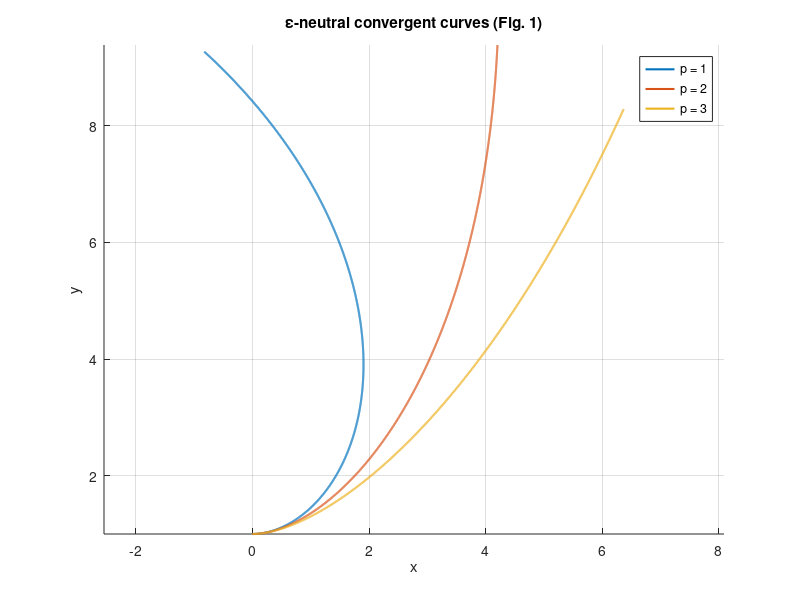
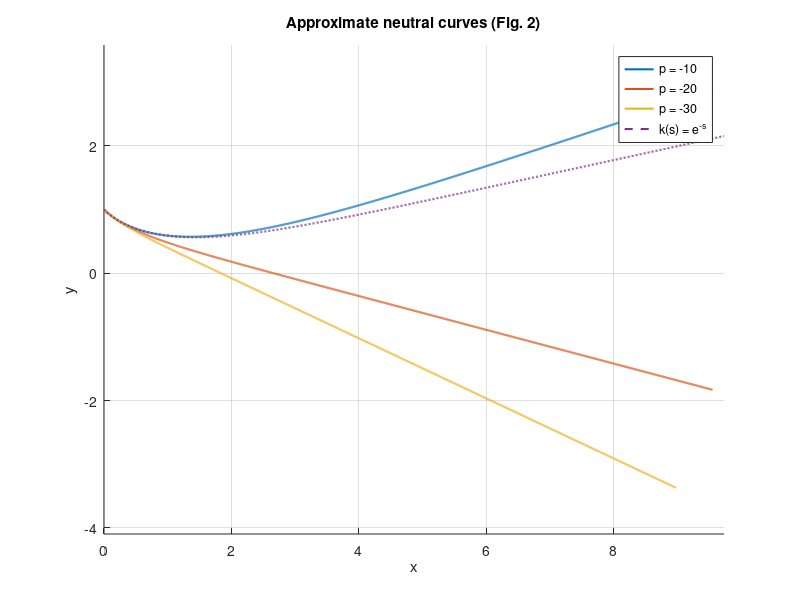
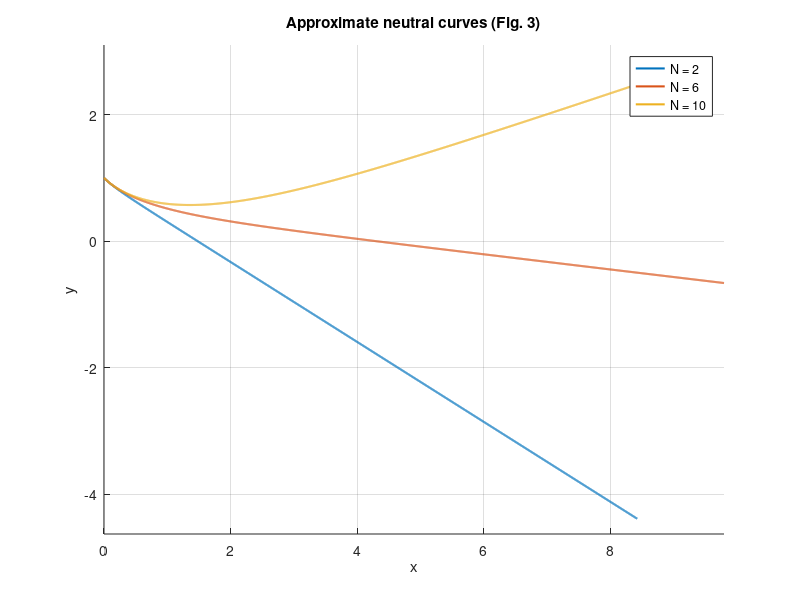
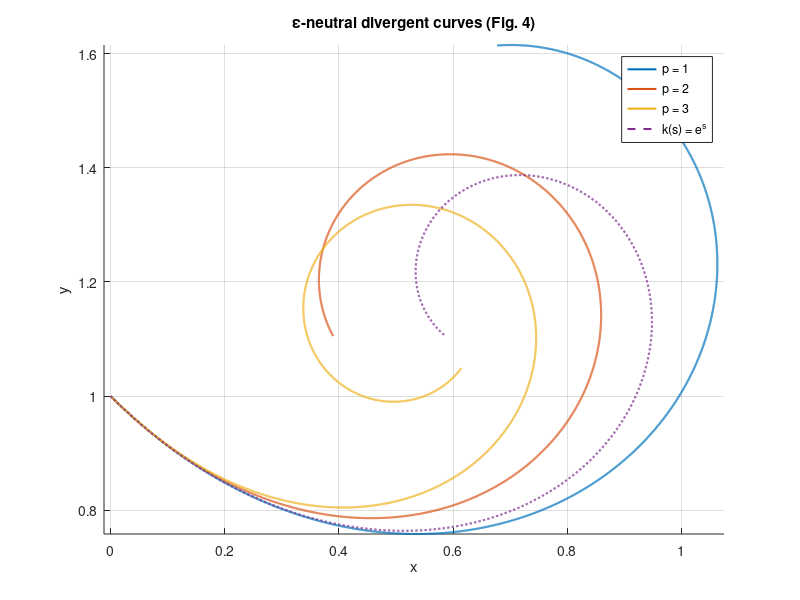

Write MATLAB code to recreate these figures, in order.
function reproduce_figures()
%REPRODUCE_FIGURES Numerical reproduction of Figures 1-5 from
% "On Approximate Aesthetic Curves" (Symmetry, 2020).
%
% The script generates planar curves using the curvature prescriptions and
% initial data provided in the paper, then saves plots that mirror the five
% figures discussed in the article. Numerical integration uses the
% cumulative trapezoidal rule via MATLAB's CUMTRAPZ.
%
% Usage: run this script in MATLAB; output PNGs will be written to the
% "output" subdirectory next to this file.

    outDir = fullfile(fileparts(mfilename('fullpath')), 'output');
    if ~exist(outDir, 'dir')
        mkdir(outDir);
    end

    % Figure 1: epsilon-neutral convergent curves (logarithmic spirals)
    fig = figure('Visible', 'off'); hold on; grid on;
    pVals = [1, 2, 3];
    s = linspace(0, 10, 2000);
    for p = pVals
        kfun = @(sigma) 1 ./ (1 + p .* sigma);
        [x, y] = curve_from_curvature(kfun, s, 0, 1, 0);
        plot(x, y, 'DisplayName', sprintf('p = %d', p), 'LineWidth', 1.5);
    end
    axis equal tight;
    xlabel('x'); ylabel('y');
    title('\epsilon-neutral convergent curves (Fig. 1)');
    legend('Location', 'best');
    exportgraphics(fig, fullfile(outDir, 'figure1.png'), 'Resolution', 300);
    close(fig);

    % Figure 2: approximate neutral curves vs. neutral reference k = e^{-s}
    fig = figure('Visible', 'off'); hold on; grid on;
    pVals = [-10, -20, -30];
    s = linspace(0, 10, 2500);
    for p = pVals
        kfun = @(sigma) (1 + sigma / 10) .^ p;
        [x, y] = curve_from_curvature(kfun, s, 0, 1, -pi/4);
        plot(x, y, 'DisplayName', sprintf('p = %d', p), 'LineWidth', 1.5);
    end
    [xRef, yRef] = curve_from_curvature(@(sigma) exp(-sigma), s, 0, 1, -pi/4);
    plot(xRef, yRef, '--', 'DisplayName', 'k(s) = e^{-s}', 'LineWidth', 1.5);
    axis equal tight;
    xlabel('x'); ylabel('y');
    title('Approximate neutral curves (Fig. 2)');
    legend('Location', 'best');
    exportgraphics(fig, fullfile(outDir, 'figure2.png'), 'Resolution', 300);
    close(fig);

    % Figure 3: approximate neutral curves parametrised by N
    fig = figure('Visible', 'off'); hold on; grid on;
    nVals = [2, 6, 10];
    s = linspace(0, 10, 2500);
    for N = nVals
        kfun = @(sigma) (1 + sigma / N) .^ (-10);
        [x, y] = curve_from_curvature(kfun, s, 0, 1, -pi/4);
        plot(x, y, 'DisplayName', sprintf('N = %d', N), 'LineWidth', 1.5);
    end
    axis equal tight;
    xlabel('x'); ylabel('y');
    title('Approximate neutral curves (Fig. 3)');
    legend('Location', 'best');
    exportgraphics(fig, fullfile(outDir, 'figure3.png'), 'Resolution', 300);
    close(fig);

    % Figure 4: epsilon-neutral divergent curves (Euler spirals) and neutral reference
    fig = figure('Visible', 'off'); hold on; grid on;
    pVals = [1, 2, 3];
    s = linspace(0, 2, 4000);
    for p = pVals
        kfun = @(sigma) 1 + p .* sigma;
        [x, y] = curve_from_curvature(kfun, s, 0, 1, -pi/4);
        plot(x, y, 'DisplayName', sprintf('p = %d', p), 'LineWidth', 1.5);
    end
    [xRef, yRef] = curve_from_curvature(@(sigma) exp(sigma), s, 0, 1, -pi/4);
    plot(xRef, yRef, '--', 'DisplayName', 'k(s) = e^{s}', 'LineWidth', 1.5);
    axis equal tight;
    xlabel('x'); ylabel('y');
    title('\epsilon-neutral divergent curves (Fig. 4)');
    legend('Location', 'best');
    exportgraphics(fig, fullfile(outDir, 'figure4.png'), 'Resolution', 300);
    close(fig);

    % Figure 5: two epsilon-aesthetic curves (presented via their curvature graphs)
    fig = figure('Visible', 'off'); hold on; grid on;
    epsVal = 0.5;
    a = -1; b = 1; C1 = 3;
    delta1 = (epsVal + b)^2 + 2 * a * C1;
    delta2 = (epsVal - b)^2 + 2 * a * C1;
    if delta1 >= 0 || delta2 >= 0
        error('Expected negative discriminants for the chosen parameters.');
    end
    s = linspace(0, 1, 800);
    root1 = sqrt(-delta1);
    root2 = sqrt(-delta2);
    kMinus = exp((2 / root2) * (atan(-1 / (2 * root2)) - atan((-s + 0.5) ./ root2)));
    kPlus  = exp((2 / root1) * (atan(3 / (2 * root1)) - atan((-s + 1.5) ./ root1)));
    plot(s, kMinus, 'LineWidth', 1.5, 'DisplayName', '\it{k}_{-}(s)');
    plot(s, kPlus,  'LineWidth', 1.5, 'DisplayName', '\it{k}_{+}(s)');
    xlabel('s'); ylabel('k(s)');
    title('\epsilon-aesthetic curves (Fig. 5)');
    legend('Location', 'best');
    exportgraphics(fig, fullfile(outDir, 'figure5.png'), 'Resolution', 300);
    close(fig);
end

function [x, y, theta] = curve_from_curvature(kfun, s, x0, y0, theta0)
%C curve_from_curvature Numerically integrate a planar curve from its curvature.
%   [X,Y,THETA] = curve_from_curvature(KFUN, S, X0, Y0, THETA0) integrates the
%   curvature function KFUN sampled over the vector S, returning planar
%   coordinates (X,Y) and tangent angle THETA. Integration uses the
%   cumulative trapezoidal rule with the provided initial pose (X0,Y0,THETA0).

    k = kfun(s);
    theta = theta0 + cumtrapz(s, k);
    x = x0 + cumtrapz(s, cos(theta));
    y = y0 + cumtrapz(s, sin(theta));
end
